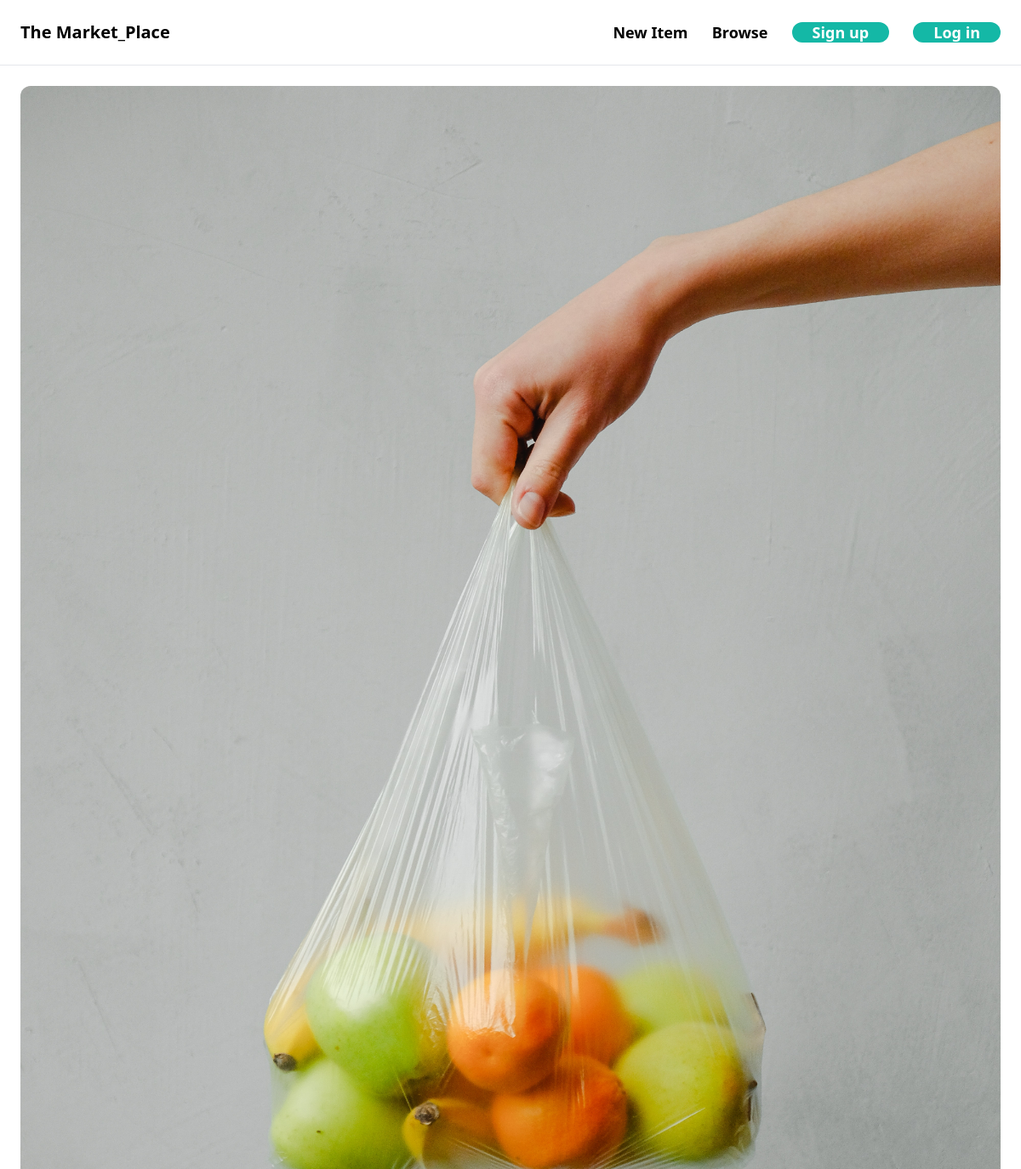
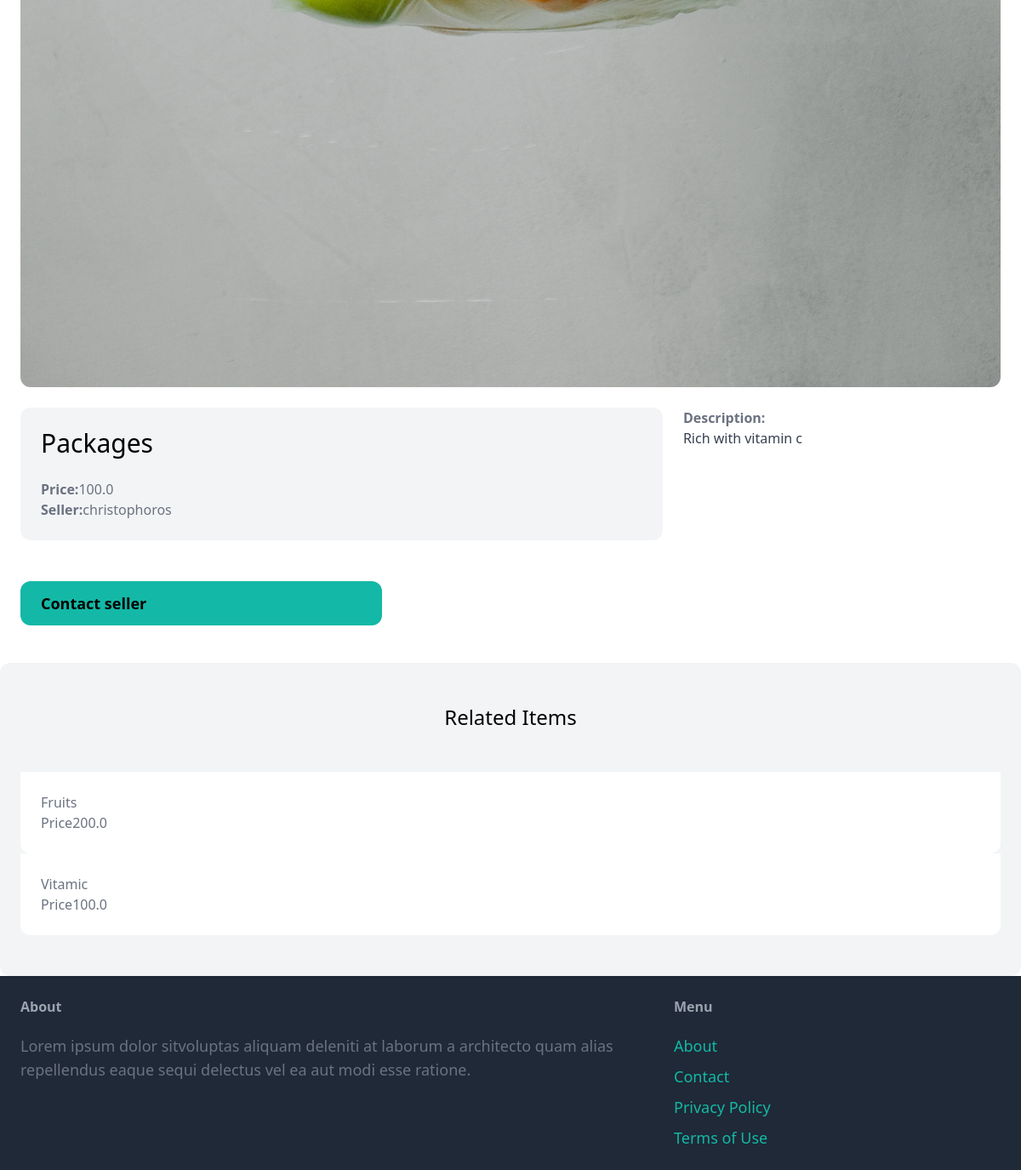
Page /items/1/ on the committed database (2 pictures, top to bottom).
### item/models.py (models this page shows, shortened)
class Item(models.Model):
    category = models.ForeignKey(Category, related_name='items', on_delete=models.CASCADE)
    name = models.CharField(max_length=255)
    description = models.TextField(blank=True, null=True)
    price = models.FloatField()
    image = models.ImageField(upload_to='item_images', blank=True, null=False)
    is_sold = models.BooleanField(default=False)
    created_by = models.ForeignKey(User, related_name='item', on_delete=models.CASCADE)
    created_at = models.DateTimeField(auto_now_add=True)

### item/views.py (the view)
# urls.py: path('<int:pk>/', views.detail, name='detail'),
def detail(request, pk):
    item = get_object_or_404(Item, pk=pk)
    related_item = Item.objects.filter(category=item.category, is_sold=False).exclude(pk=pk)[0:3]
    return render(request, 'item/detail.html', {
        'item': item,
        'related_item':related_item
    })

### item/templates/item/detail.html (shortened to what this page needs)
{% extends 'core/base.html' %}
{% block content %}
<div class="grid grid-col-5 gap-6">
    <div class="col-span-3">
        <img src="{{ item.image.url  }}" class="rounded-xl" alt="">
    </div>
    <div class="col-span-2 p-6 bg-gray-100 rounded-xl">
        <h1 class="mb-6 text-3xl">{{ item.name }}</h1>
        <p class="text-gray-500"><strong>Price:</strong>{{ item.price }}</p>
        <p class="text-gray-500"><strong>Seller:</strong>{{ item.created_by.username }}</p>
    </div>
        {% if item.description %}
            <p class="text-gray-700">
                <strong class="text-gray-500">Description:</strong><br>
                {{ item.description }}
            </p>
        {% endif %}
        {% if request.user == item.created_by %}
            <div class="mt-6 p-6 bg-white rounded-xl">
                <p>This is your item</p>
                <a href="{% url 'item:edit' item.id %}" class="inline-block mb-6  py-6 px-6 text-lg font-semibold bg-teal-500 rounded-xl">Edit</a>
                <a href="{% url 'item:delete' item.id %}" class="inline-block mb-6 py-6 px-6 text-lg font-semibold bg-red-500 rounded-xl">Delete</a>
            </div>
        {% else %}
             <a href="{% url 'conversation:new' item.id %}" class="inline-block mt-6 px-6 py-3 text-lg font-semibold bg-teal-500 text white rounded-xl | hover:bg-teal-700">Contact seller</a>
        {% endif %}
    </div>
</div>
    <div class="mt-5 px-6 py-12 bg-gray-100 rounded-xl">
        <h2 class="mb-12 text-2xl text-center">Related Items</h2>
        <div class="grid grid-col-3 gap3">
            {% for item in related_item %}
                <div>
                    <a href="{% url 'item:detail' item.id %}">
                        <div class="p-6 bg-white rounded-b-xl">
                            <h2 class="text-gray-500">{{item.name}}</h2>
                            <p class="text-gray-500">Price{{ item.price }}</p>
                        </div>
                    </a>
                </div>
            {% endfor %}
        </div>
    </div>
{% endblock content %}

### rows in the picture
Item: image (picture), name "Packages", price "100.0", created_by.username "christophoros", description "Rich with vitamin c"
Item: name "Fruits", price "200.0"
Item: name "Vitamic", price "100.0"
